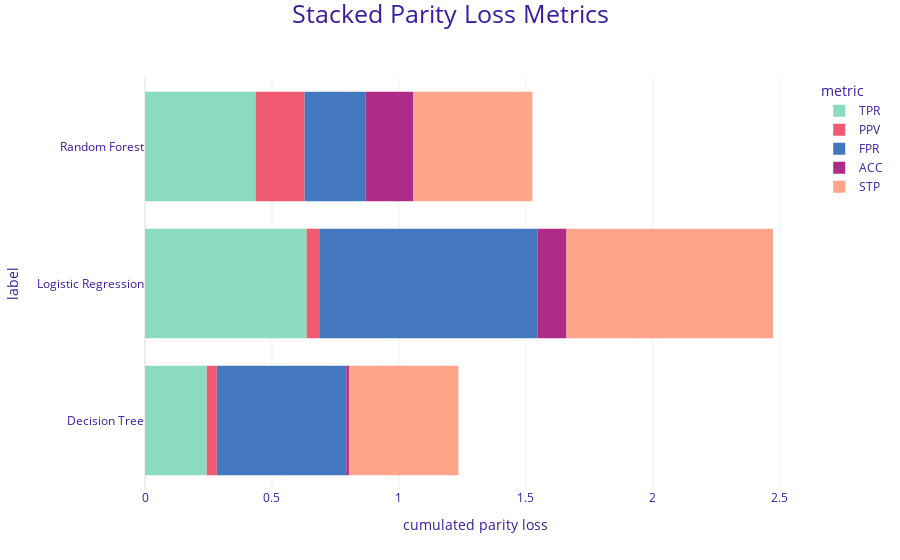

The cell this chart's notebook holds for it:
### Code cell
mf_tree.plot(objects=[mf_logreg, mf_forest], type='stacked')

### Figure 1 — Plotly figure (JSON) as saved in the notebook; plotly's stock layout.template omitted (floating-point values rounded to 4 significant figures)
{"data": [{"alignmentgroup": "True", "customdata": [[0.243, "TPR"], [0.637, "TPR"], [0.435, "TPR"]], "hovertemplate": "<b>%{label}</b><br>Metric: %{customdata[1]}<br>Parity loss: %{customdata[0]}<br><extra></extra>", "legendgroup": "TPR", "marker": {"color": "#8bdcbe", "line": {"width": 0}, "pattern": {"shape": ""}}, "name": "TPR", "offsetgroup": "TPR", "orientation": "h", "showlegend": true, "textposition": "auto", "type": "bar", "x": [0.2433, 0.6368, 0.4354], "xaxis": "x", "y": ["Decision Tree", "Logistic Regression", "Random Forest"], "yaxis": "y"}, {"alignmentgroup": "True", "customdata": [[0.039, "PPV"], [0.049, "PPV"], [0.193, "PPV"]], "hovertemplate": "<b>%{label}</b><br>Metric: %{customdata[1]}<br>Parity loss: %{customdata[0]}<br><extra></extra>", "legendgroup": "PPV", "marker": {"color": "#f05a71", "line": {"width": 0}, "pattern": {"shape": ""}}, "name": "PPV", "offsetgroup": "PPV", "orientation": "h", "showlegend": true, "textposition": "auto", "type": "bar", "x": [0.03934, 0.04934, 0.193], "xaxis": "x", "y": ["Decision Tree", "Logistic Regression", "Random Forest"], "yaxis": "y"}, {"alignmentgroup": "True", "customdata": [[0.51, "FPR"], [0.859, "FPR"], [0.239, "FPR"]], "hovertemplate": "<b>%{label}</b><br>Metric: %{customdata[1]}<br>Parity loss: %{customdata[0]}<br><extra></extra>", "legendgroup": "FPR", "marker": {"color": "#4378bf", "line": {"width": 0}, "pattern": {"shape": ""}}, "name": "FPR", "offsetgroup": "FPR", "orientation": "h", "showlegend": true, "textposition": "auto", "type": "bar", "x": [0.5098, 0.8594, 0.2392], "xaxis": "x", "y": ["Decision Tree", "Logistic Regression", "Random Forest"], "yaxis": "y"}, {"alignmentgroup": "True", "customdata": [[0.011, "ACC"], [0.114, "ACC"], [0.189, "ACC"]], "hovertemplate": "<b>%{label}</b><br>Metric: %{customdata[1]}<br>Parity loss: %{customdata[0]}<br><extra></extra>", "legendgroup": "ACC", "marker": {"color": "#ae2c87", "line": {"width": 0}, "pattern": {"shape": ""}}, "name": "ACC", "offsetgroup": "ACC", "orientation": "h", "showlegend": true, "textposition": "auto", "type": "bar", "x": [0.01051, 0.1143, 0.1889], "xaxis": "x", "y": ["Decision Tree", "Logistic Regression", "Random Forest"], "yaxis": "y"}, {"alignmentgroup": "True", "customdata": [[0.431, "STP"], [0.813, "STP"], [0.469, "STP"]], "hovertemplate": "<b>%{label}</b><br>Metric: %{customdata[1]}<br>Parity loss: %{customdata[0]}<br><extra></extra>", "legendgroup": "STP", "marker": {"color": "#ffa58c", "line": {"width": 0}, "pattern": {"shape": ""}}, "name": "STP", "offsetgroup": "STP", "orientation": "h", "showlegend": true, "textposition": "auto", "type": "bar", "x": [0.4313, 0.8129, 0.4689], "xaxis": "x", "y": ["Decision Tree", "Logistic Regression", "Random Forest"], "yaxis": "y"}], "layout": {"barmode": "relative", "font": {"color": "#371ea3"}, "legend": {"title": {"text": "metric"}, "tracegroupgap": 0}, "margin": {"b": 71, "r": 30, "t": 78}, "title": {"font": {"size": 25}, "text": "Stacked Parity Loss Metrics", "x": 0.5, "y": 0.99}, "xaxis": {"anchor": "y", "domain": [0, 1], "title": {"text": "cumulated parity loss"}}, "yaxis": {"anchor": "x", "domain": [0, 1], "showgrid": false, "title": {"text": "label"}, "zeroline": false}}}
